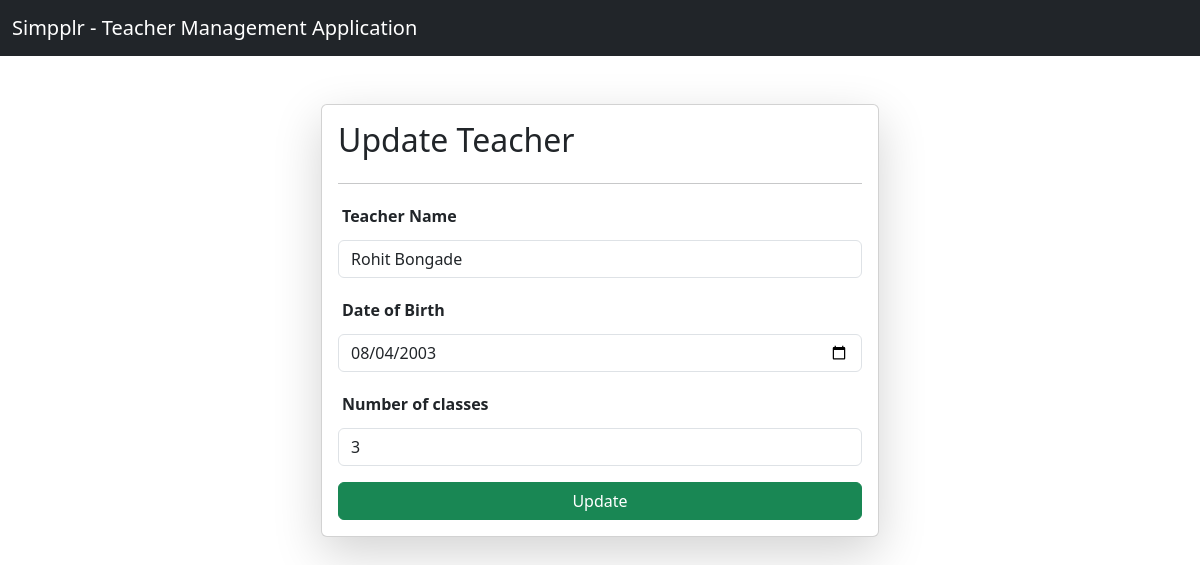
/update-teacher/1, run on the app's committed database.
### teachers/models.py (models this page shows, shortened)
class Teacher(models.Model):
    full_name = models.CharField(max_length=250)
    age = models.PositiveIntegerField()
    date_of_birth = models.DateField()
    number_of_classes = models.PositiveIntegerField()
    class Meta:
        unique_together = ('full_name', 'date_of_birth')

### teachers/views.py (the view, shortened to what this page needs)
# urls.py: path("update-teacher/<id>", update_teacher, name="update_teacher"),
def update_teacher(request, id):
    error_message = None
    queryset = Teacher.objects.get(id = id)
    context = {'teacher': queryset, 'error_message': error_message}
    return render(request, "home/update.html", context)

### teachers/templates/home/update.html (shortened to what this page needs)
{% extends 'base.html' %}
{% block body %}
  <div class="container mt-5">
    <form class="col-6 max-auto card p-3 shadow-lg container" method="post" enctype="multipart/form-data">
      <h2>Update Teacher</h2>
      <hr />
      <div class="mb-3">
        <div class="d-flex justify-content-start p-1">
          <label for="inputTeacherName" class="form-label"><b>Teacher Name</b></label>
        </div>
        <input type="text" value="{{ teacher.full_name }}" class="form-control" placeholder="Teacher Name" name="teacher_name" />
      </div>
      <div class="mb-3">
        <div class="d-flex justify-content-start p-1">
          <label for="inputTeacherDob" class="form-label"><b>Date of Birth</b></label>
        </div>
        <input type="date" value="{{ teacher.date_of_birth|date:'Y-m-d' }}" class="form-control" name="teacher_dob" />
      </div>
      <div class="mb-3">
        <div class="d-flex justify-content-start p-1">
          <label for="inputNumberOfClasses" class="form-label"><b>Number of classes</b></label>
        </div>
        <input type="number" value="{{ teacher.number_of_classes }}" class="form-control" placeholder="Number of Classes" name="teacher_number_of_classes" />
      </div>
      <button type="submit" class="btn btn-success">Update</button>
    </form>
  </div>
{% endblock %}

### data on the page
Teacher: teacher_name "Rohit Bongade", teacher_dob "08/04/2003", teacher_number_of_classes "3"
